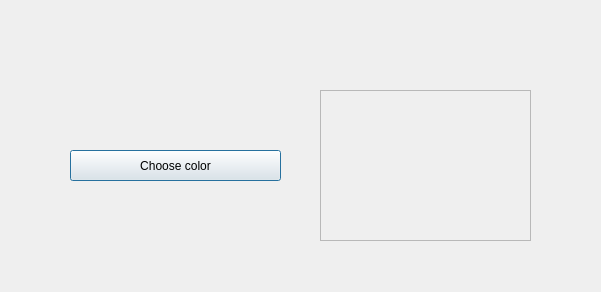
<?xml version="1.0" encoding="UTF-8"?>
<ui version="4.0">
 <class>Dialog</class>
 <widget class="QDialog" name="Dialog">
  <property name="geometry">
   <rect>
    <x>0</x>
    <y>0</y>
    <width>601</width>
    <height>292</height>
   </rect>
  </property>
  <property name="windowTitle">
   <string>Dialog</string>
  </property>
  <widget class="QPushButton" name="pushButtonColor">
   <property name="geometry">
    <rect>
     <x>70</x>
     <y>150</y>
     <width>211</width>
     <height>31</height>
    </rect>
   </property>
   <property name="text">
    <string>Choose color</string>
   </property>
  </widget>
  <widget class="QFrame" name="frameColor">
   <property name="geometry">
    <rect>
     <x>320</x>
     <y>90</y>
     <width>211</width>
     <height>151</height>
    </rect>
   </property>
   <property name="frameShape">
    <enum>QFrame::StyledPanel</enum>
   </property>
   <property name="frameShadow">
    <enum>QFrame::Raised</enum>
   </property>
  </widget>
  <widget class="QLabel" name="labelColor">
   <property name="geometry">
    <rect>
     <x>360</x>
     <y>250</y>
     <width>121</width>
     <height>21</height>
    </rect>
   </property>
   <property name="text">
    <string/>
   </property>
  </widget>
 </widget>
 <resources/>
 <connections/>
</ui>
